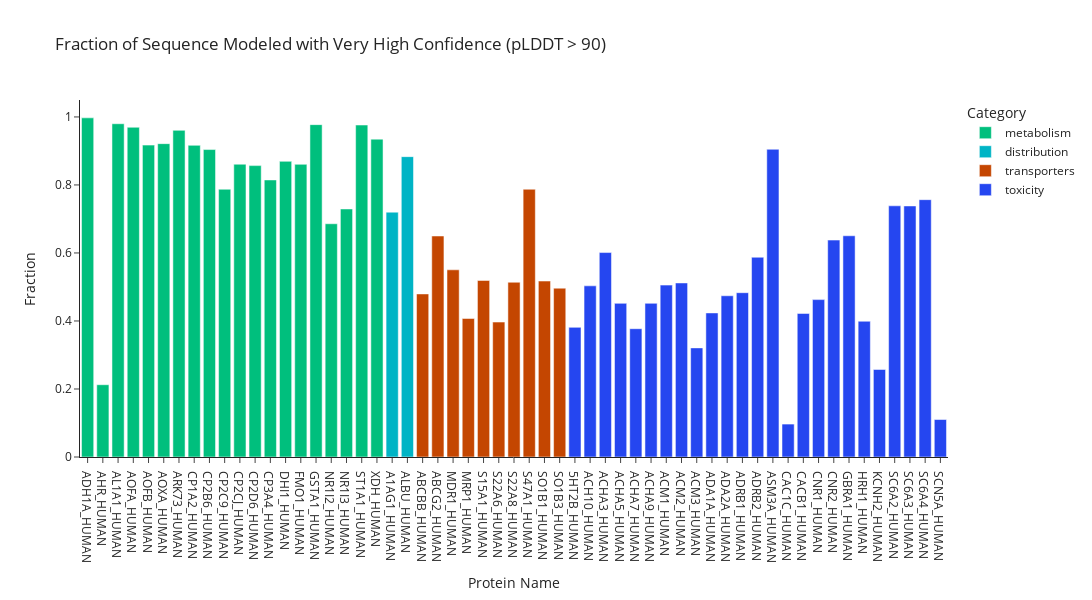

The code cell stored with this chart in its notebook:
### Code cell
fig.show()

### Figure 1 — Plotly figure (JSON) as saved in the notebook; plotly's stock layout.template omitted (floating-point values rounded to 4 significant figures)
{"data": [{"alignmentgroup": "True", "hovertemplate": "Category=metabolism<br>Protein Name=%{x}<br>Fraction=%{y}<extra></extra>", "legendgroup": "metabolism", "marker": {"color": "#00bf7d", "pattern": {"shape": ""}}, "name": "metabolism", "offsetgroup": "metabolism", "orientation": "v", "showlegend": true, "textposition": "auto", "x": ["ADH1A_HUMAN", "AHR_HUMAN", "AL1A1_HUMAN", "AOFA_HUMAN", "AOFB_HUMAN", "AOXA_HUMAN", "ARK73_HUMAN", "CP1A2_HUMAN", "CP2B6_HUMAN", "CP2C9_HUMAN", "CP2CJ_HUMAN", "CP2D6_HUMAN", "CP3A4_HUMAN", "DHI1_HUMAN", "FMO1_HUMAN", "GSTA1_HUMAN", "NR1I2_HUMAN", "NR1I3_HUMAN", "ST1A1_HUMAN", "XDH_HUMAN"], "xaxis": "x", "y": [0.9973, 0.2125, 0.98, 0.9696, 0.9171, 0.9215, 0.9606, 0.9165, 0.9041, 0.7873, 0.8609, 0.8569, 0.8147, 0.8694, 0.8606, 0.9774, 0.6859, 0.7293, 0.9762, 0.9347], "yaxis": "y", "type": "bar"}, {"alignmentgroup": "True", "hovertemplate": "Category=distribution<br>Protein Name=%{x}<br>Fraction=%{y}<extra></extra>", "legendgroup": "distribution", "marker": {"color": "#00b4c5", "pattern": {"shape": ""}}, "name": "distribution", "offsetgroup": "distribution", "orientation": "v", "showlegend": true, "textposition": "auto", "x": ["A1AG1_HUMAN", "ALBU_HUMAN"], "xaxis": "x", "y": [0.72, 0.8832], "yaxis": "y", "type": "bar"}, {"alignmentgroup": "True", "hovertemplate": "Category=transporters<br>Protein Name=%{x}<br>Fraction=%{y}<extra></extra>", "legendgroup": "transporters", "marker": {"color": "#c44601", "pattern": {"shape": ""}}, "name": "transporters", "offsetgroup": "transporters", "orientation": "v", "showlegend": true, "textposition": "auto", "x": ["ABCBB_HUMAN", "ABCG2_HUMAN", "MDR1_HUMAN", "MRP1_HUMAN", "S15A1_HUMAN", "S22A6_HUMAN", "S22A8_HUMAN", "S47A1_HUMAN", "SO1B1_HUMAN", "SO1B3_HUMAN"], "xaxis": "x", "y": [0.4795, 0.6498, 0.5504, 0.4072, 0.5191, 0.3968, 0.5139, 0.7873, 0.5174, 0.4964], "yaxis": "y", "type": "bar"}, {"alignmentgroup": "True", "hovertemplate": "Category=toxicity<br>Protein Name=%{x}<br>Fraction=%{y}<extra></extra>", "legendgroup": "toxicity", "marker": {"color": "#2546f0", "pattern": {"shape": ""}}, "name": "toxicity", "offsetgroup": "toxicity", "orientation": "v", "showlegend": true, "textposition": "auto", "x": ["5HT2B_HUMAN", "ACH10_HUMAN", "ACHA3_HUMAN", "ACHA5_HUMAN", "ACHA7_HUMAN", "ACHA9_HUMAN", "ACM1_HUMAN", "ACM2_HUMAN", "ACM3_HUMAN", "ADA1A_HUMAN", "ADA2A_HUMAN", "ADRB1_HUMAN", "ADRB2_HUMAN", "ASM3A_HUMAN", "CAC1C_HUMAN", "CACB1_HUMAN", "CNR1_HUMAN", "CNR2_HUMAN", "GBRA1_HUMAN", "HRH1_HUMAN", "KCNH2_HUMAN", "SC6A2_HUMAN", "SC6A3_HUMAN", "SC6A4_HUMAN", "SCN5A_HUMAN"], "xaxis": "x", "y": [0.3812, 0.5033, 0.6012, 0.4518, 0.3772, 0.4519, 0.5054, 0.5118, 0.3209, 0.4237, 0.4741, 0.4832, 0.5874, 0.9049, 0.09685, 0.4221, 0.4628, 0.6379, 0.6505, 0.3992, 0.2573, 0.7386, 0.7383, 0.7568, 0.1102], "yaxis": "y", "type": "bar"}], "layout": {"xaxis": {"anchor": "y", "domain": [0.0, 1.0], "title": {"text": "Protein Name"}}, "yaxis": {"anchor": "x", "domain": [0.0, 1.0], "title": {"text": "Fraction"}}, "legend": {"title": {"text": "Category"}, "tracegroupgap": 0}, "title": {"text": "Fraction of Sequence Modeled with Very High Confidence (pLDDT > 90)"}, "barmode": "relative", "height": 600, "width": 1200}}
